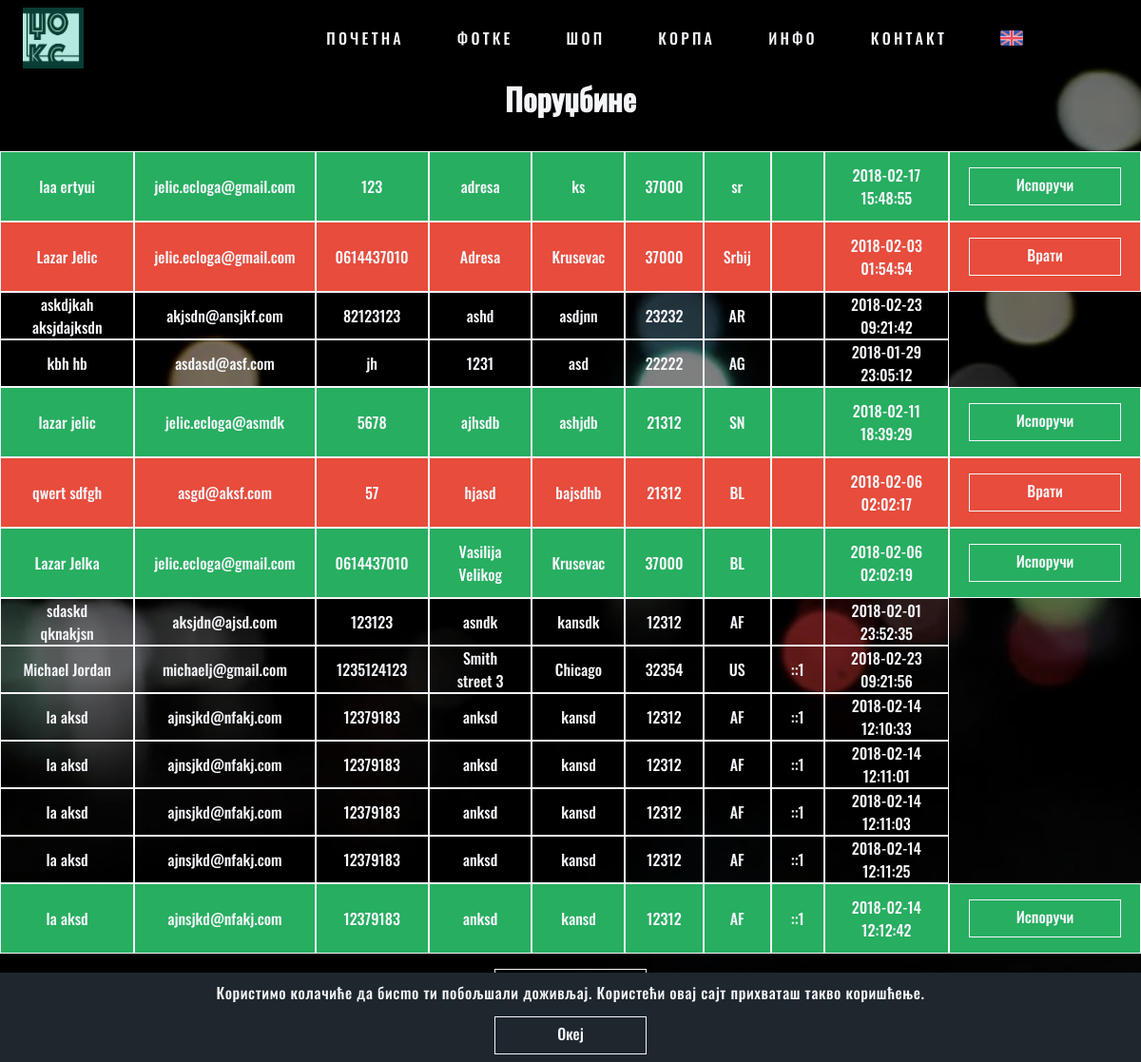
The app's page /pages/manage?type=2 (signed in), older data.
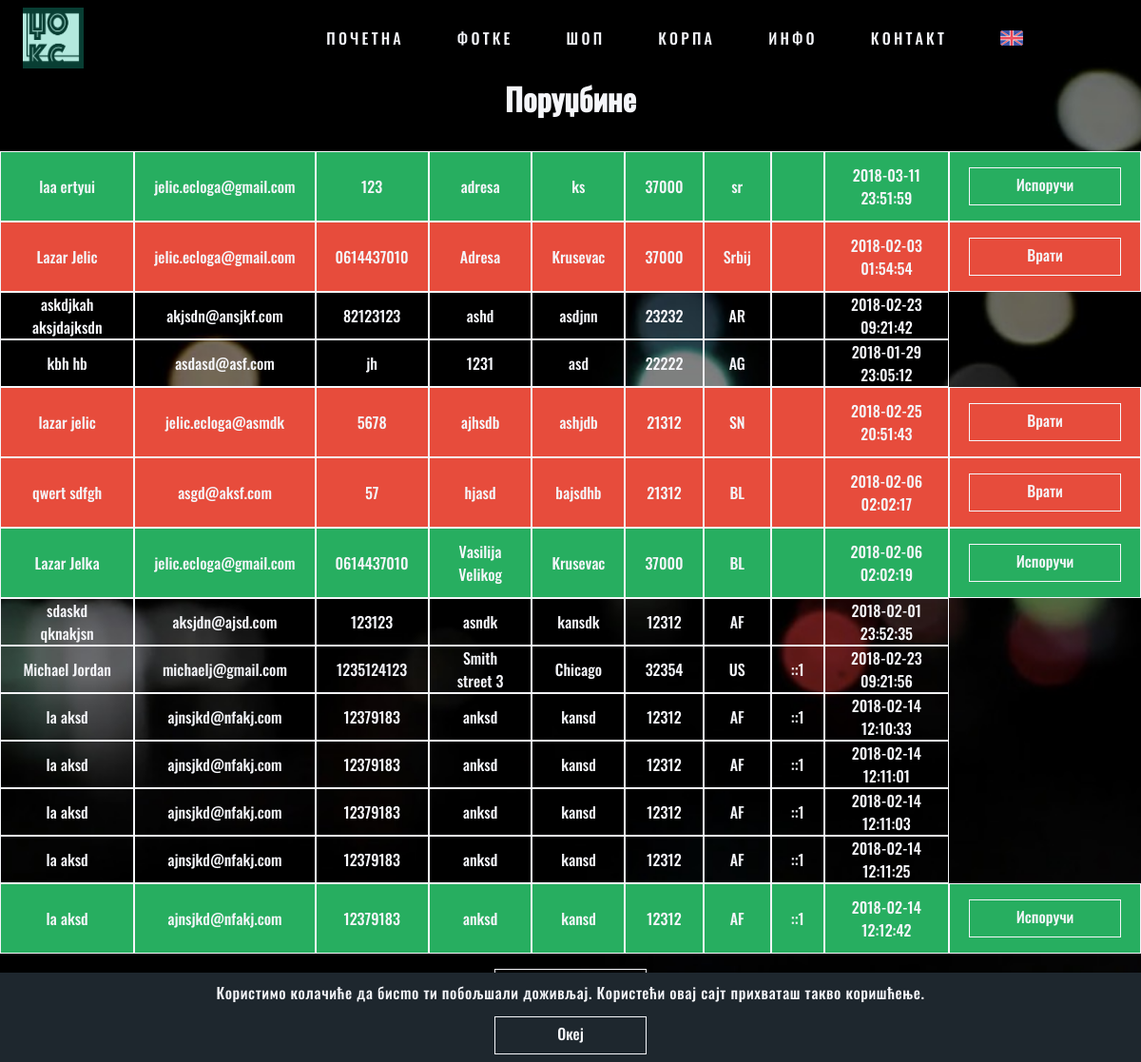
The same page, newer data.
### tables this page shows
CREATE TABLE `purchases` (
  `id` int(11) NOT NULL,
  `hash` varchar(32) NOT NULL,
  `date_submitted` timestamp NOT NULL DEFAULT CURRENT_TIMESTAMP ON UPDATE CURRENT_TIMESTAMP,
  `first_name` varchar(30) NOT NULL,
  `last_name` varchar(30) NOT NULL,
  `email` varchar(30) NOT NULL,
  `phone` varchar(20) NOT NULL,
  `address` varchar(30) NOT NULL,
  `zip` varchar(5) NOT NULL,
  `city` varchar(30) NOT NULL,
  `country` varchar(5) NOT NULL,
  `ip` varchar(20) NOT NULL,
  `confirmed` tinyint(1) NOT NULL DEFAULT '0',
  `shipped` tinyint(1) NOT NULL DEFAULT '0',
  `subscribed` tinyint(1) NOT NULL DEFAULT '1'
);

### ui/manage_orders.php (the view)
<h1><?php echo $string["manage"]["orders"]; ?></h1>
<table>
	<?php
		$cmd = "SELECT * FROM purchases";
		$result = mysqli_query($connect, $cmd);
		while($row = mysqli_fetch_array($result)) {
			if($row['confirmed'] == 1 && $row['shipped'] == 1)  {
				echo '<tr class="red">';
			}else if($row['confirmed'] == 1 && $row['shipped'] == 0)  {
				echo '<tr class="green">';
			}else {
				echo '<tr>';
			}
			echo '<td>' . $row['first_name'] . ' ' . $row['last_name'] . '</td>';
			echo '<td>' . $row['email'] . '</td>';
			echo '<td>' . $row['phone'] . '</td>';
			echo '<td>' . $row['address'] . '</td>';
			echo '<td>' . $row['city'] . '</td>';
			echo '<td>' . $row['zip'] . '</td>';
			echo '<td>' . $row['country'] . '</td>';
			echo '<td>' . $row['ip'] . '</td>';
			echo '<td>' . $row['date_submitted'] . '</td>';
			if($row['confirmed'] == 1 && $row['shipped'] == 1)  {
				echo '<td><a class="button" href="../actions/order_ship.php?shipped=0&id=' . $row['id'] .'">' . $string['manage']['unship'] . '</a></td>';
			}else if($row['confirmed'] == 1 && $row['shipped'] == 0)  {
				echo '<td><a class="button" href="../actions/order_ship.php?shipped=1&id=' . $row['id'] .'">' . $string['manage']['ship'] . '</a></td>';
			}
			echo '</tr>';
		}
	?>
</table>

Row changes from the older to the newer data that the page shows:
changed purchases "laa": date_submitted "2018-02-17 15:48:55" → "2018-03-11 23:51:59"
changed purchases "lazar": shipped 0 → 1 (drawn); date_submitted "2018-02-11 18:39:29" → "2018-02-25 20:51:43"
